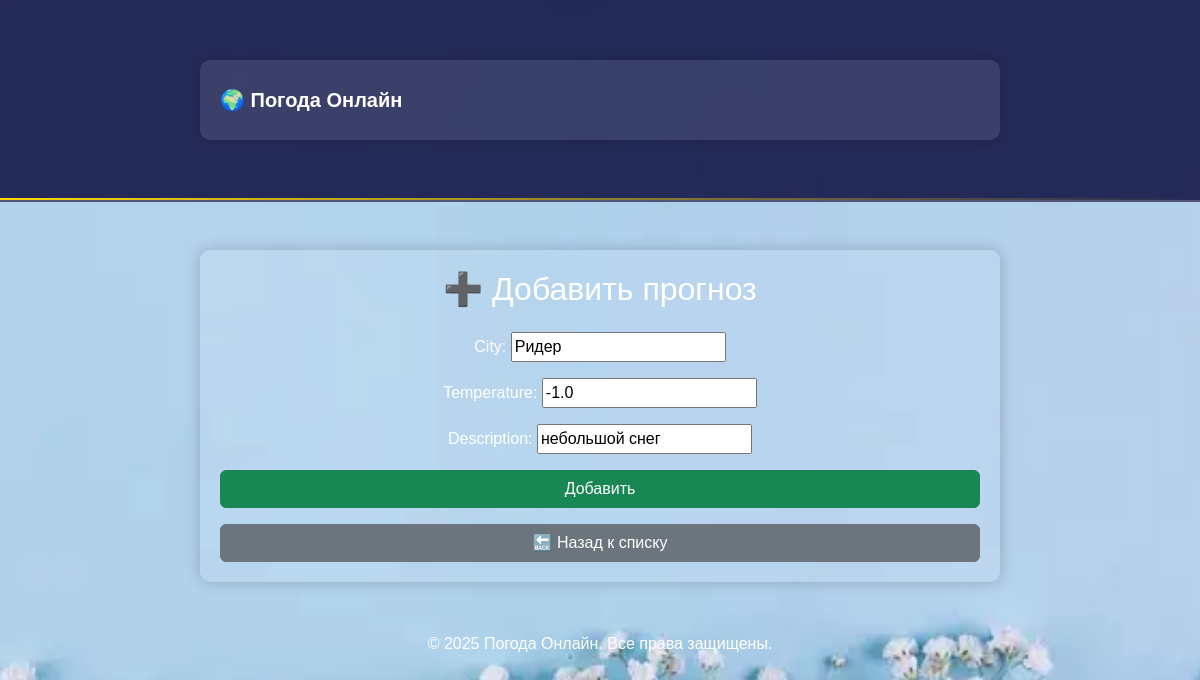
/weather/edit/2/, run on the app's committed database.
### weather/models.py (models this page shows, shortened)
class WeatherQuery(models.Model):
    city = models.CharField(max_length=100)
    temperature = models.FloatField()
    description = models.CharField(max_length=255)
    date_checked = models.DateTimeField(auto_now_add=True)
    photo = models.ImageField(upload_to='weather_photos/', blank=True, null=True)

### weather/views.py (the view)
# urls.py: path('edit/<int:pk>/', weather_views.weather_update, name='weather_update'),
def weather_update(request, pk):
    weather = get_object_or_404(WeatherQuery, pk=pk)
    if request.method == 'POST':
        form = WeatherQueryForm(request.POST, instance=weather)
        if form.is_valid():
            form.save()
            return redirect('weather_list')
    else:
        form = WeatherQueryForm(instance=weather)
    return render(request, 'weather/weather_form.html', {'form': form})

### weather/forms.py
class WeatherQueryForm(forms.ModelForm):
    class Meta:
        model = WeatherQuery
        fields = ['city', 'temperature', 'description']

### weather/templates/weather/weather_form.html (shortened to what this page needs)
{% load static %}
<!DOCTYPE html>
<html lang="ru">
<head>
    <link rel="stylesheet" href="https://cdn.jsdelivr.net/npm/bootstrap@5.3.0/dist/css/bootstrap.min.css">
    <link rel="stylesheet" href="{% static 'css/style.css' %}">
</head>
<body>
    <nav class="navbar navbar-expand-lg custom-navbar">
        <div class="container">
            <a class="navbar-brand" href="{% url 'home' %}">🌍 Погода Онлайн</a>
        </div>
    </nav>
    <div class="container mt-5">
        <div class="form-box">
            <h2 class="text-center mb-4">➕ Добавить прогноз</h2>
            <form method="post">
                <div class="mb-3">
                    {{ form.as_p }}
                </div>
                <button type="submit" class="btn btn-success w-100">Добавить</button>
            </form>
            <a href="{% url 'weather_list' %}" class="btn btn-secondary mt-3 w-100">🔙 Назад к списку</a>
        </div>
    </div>
    <footer>
        <p>© 2025 Погода Онлайн. Все права защищены.</p>
    </footer>
</body>
</html>

### main/static/css/style.css (style rules this page uses)
body { font-family: Arial, sans-serif; background: url('../img/weather_bg.jpg') no-repeat center center fixed; background-size: cover; color: white; text-align: center; margin: 0; padding: 0; }
.container { max-width: 800px; margin: 50px auto; background: rgba(255, 255, 255, 0.1); padding: 20px; border-radius: 10px; box-shadow: 0 0 15px rgba(0, 0, 0, 0.2); }
button { background: #0056b3; color: white; border: none; padding: 10px 15px; border-radius: 5px; cursor: pointer; transition: 0.3s; }
.custom-navbar { background: rgba(0, 0, 50, 0.8); padding: 10px 15px; backdrop-filter: blur(5px); border-bottom: 2px solid #ffffff33; }
.custom-navbar .navbar-brand { font-size: 20px; font-weight: bold; color: #fff; transition: 0.3s; }
.custom-navbar::after { content: ""; display: block; height: 2px; width: 100%; background: linear-gradient(to right, #FFD700, transparent); position: absolute; bottom: 0; left: 0; }

### data on the page
WeatherQuery: city "Ридер", temperature "-1.0", description "небольшой снег"
